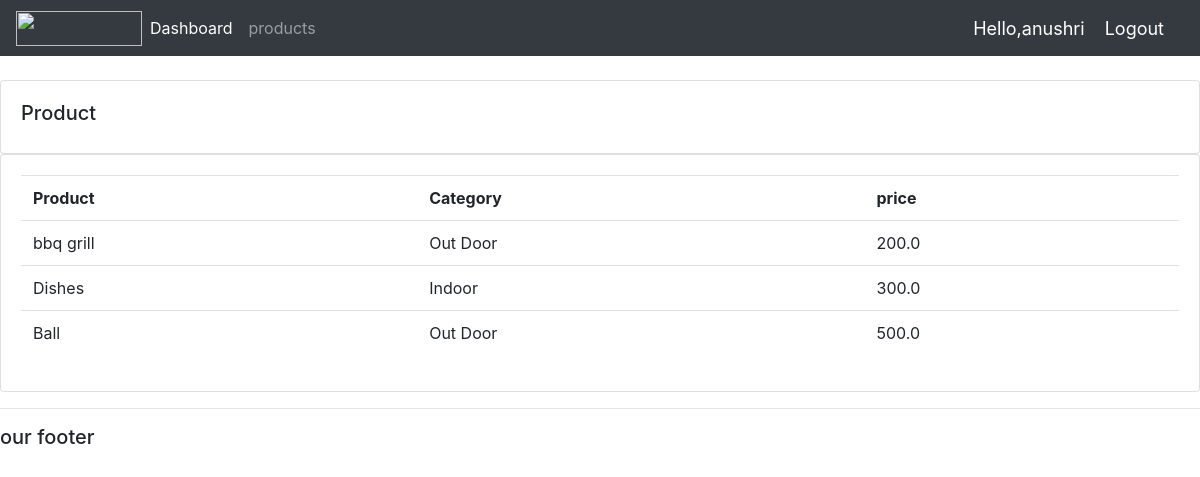
Screenshot of /products/ (signed in) with the database file from the repository.
### accounts/models.py (models this page shows, shortened)
class Product(models.Model):
    CATEGORY=(
        ('Indoor','Indoor'),
        ('Out Door','Out Door'),
    )
    name=models.CharField(null=True,max_length=890)
    price=models.FloatField(null=True)
    Category=models.CharField(max_length=200 ,choices=CATEGORY)
    description=models.CharField(max_length=200,null=True,blank=True)
    date_created=models.DateTimeField(auto_now_add=True,null=True)
    Tag=models.ManyToManyField(Tag)

### accounts/decorators.py (the view)
        def wrapper_func(request, *args, **kwargs):
            group=None
            if request.user.groups.exists():
                group=request.user.groups.all()[0].name
            if group in allowed_roles:
                return view_func(request, *args, **kwargs)
            else:
                return HttpResponse('bl')

### accounts/views.py (called while the page is built)
@login_required(login_url='login')
@allowed_users(allowed_roles=['admin'])
def products(request):
    product=Product.objects.all()
    return render(request,'accounts/products.html',{'Product':product})

### accounts/templates/accounts/products.html
{% extends 'accounts/main.html' %}
{% block content %}
<br>
<div class ="row">
    <div class="col-md">
        <div class="card card-body">
            <h5>Product</h5>
        </div>
        <div class="card card-body">
            <table class="table">
                <tr>
                    <th>Product</th>
                    <th>Category</th>
                    <th>price</th>
                </tr>
                {%  for i in Product %}
                    <tr>
                        <td>{{i.name}}</td>
                        <td>{{i.Category}}</td>
                        <td>{{i.price}}</td>
                    </tr>
                {% endfor %}
            </table>
        </div>
    </div>
</div>
{% endblock %}

### accounts/templates/accounts/navbar.html (shortened to what this page needs)
{% load static %}
<nav class="navbar navbar-expand-lg navbar-dark bg-dark">
  <img src="{% static 'images/download.png' %}" class="user">
  <div class="collapse navbar-collapse" id="navbarNavAltMarkup">
    <div class="navbar-nav">
      {% if request.user.is_staff %}
        <a class="nav-item nav-link active" href="{% url 'home' %}">Dashboard</a>
      <a class="nav-item nav-link" href="{% url 'products' %}">products</a>
      {% else %}:
      <a class="nav-item nav-link" href="{% url 'accountSetting' %}">Setting</a>
      {% endif %}
    </div>
  </div>
  <span class="k1">Hello,{{request.user}}</span>
  <span><a class="k1" href="{% url 'logout' %}">Logout</a></span>
</nav>

### static/css/main.css (style rules this page uses)
body { background-color:#ebeffs }
.user { height:35px; width:126px; }

### accounts/templates/accounts/navbar.html (style rules this page uses)
.k1 { font-size: 18px; color:#fff; margin-right:20px; }

### rows the page displays
Product: name "bbq grill", Category "Out Door", price "200.0"
Product: name "Dishes", Category "Indoor", price "300.0"
Product: name "Ball", Category "Out Door", price "500.0"

### other values shown
{{ request.user }} "anushri"
